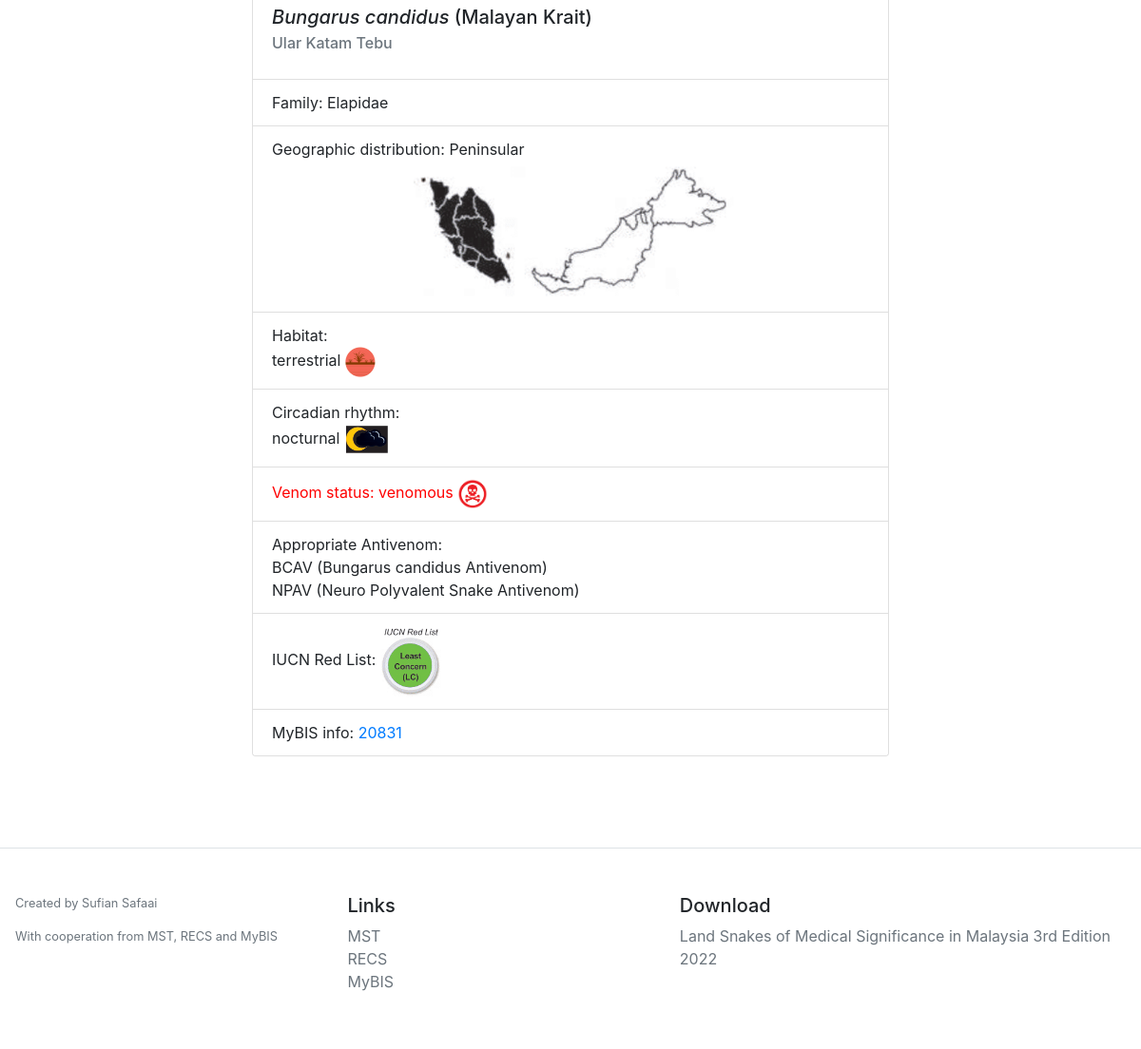
Before: /snake_info/1 (lower part) with the older database file.
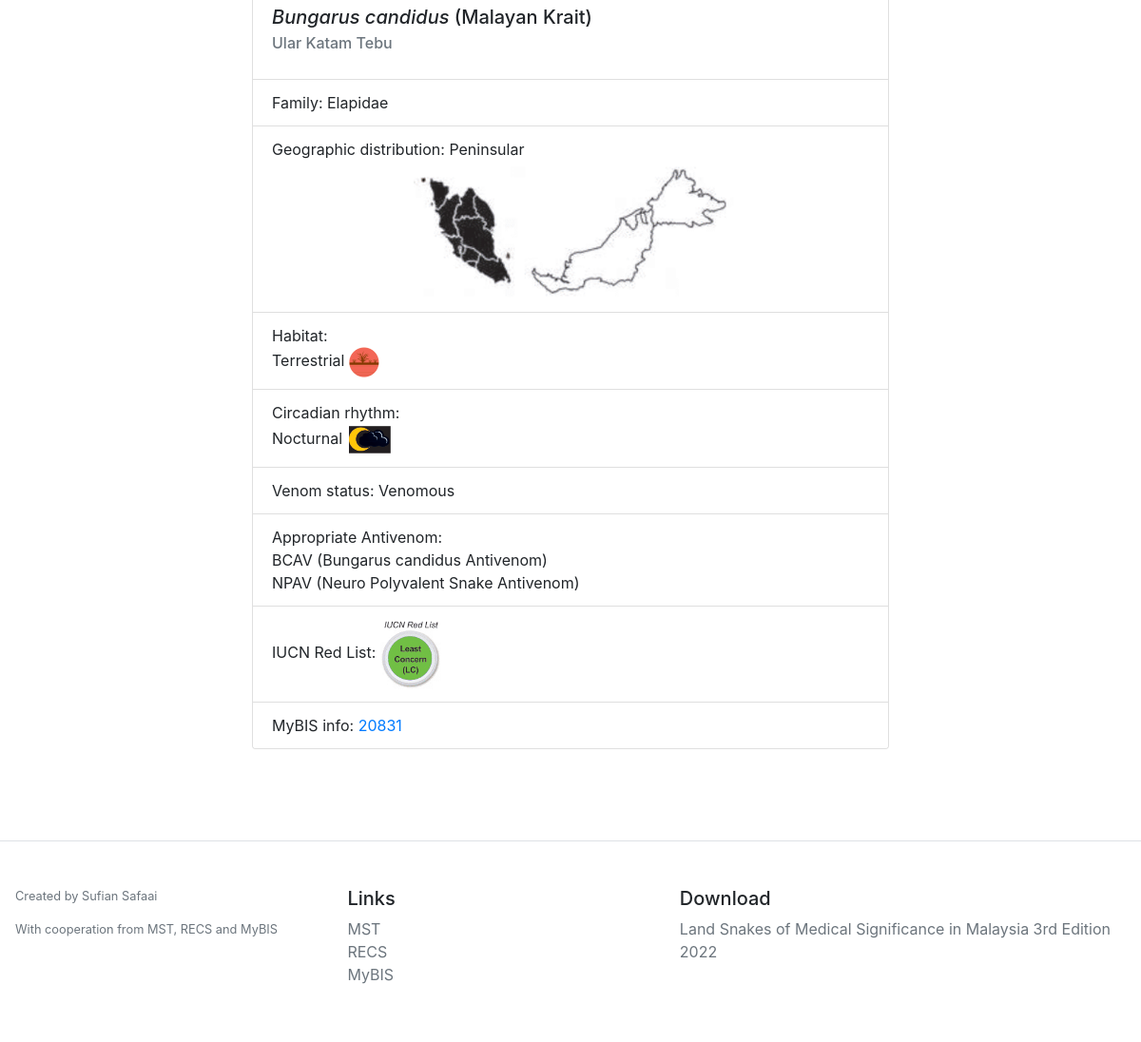
After: the same page with the newer database file.
### project/models.py (models this page shows)
class Snakes(db.Model):
    __tablename__ = 'snake'
    id = db.Column(db.Integer, primary_key=True)
    name_en = db.Column(db.String(50), nullable=True)
    name_bm = db.Column(db.String(50), nullable=True)
    name_scientific = db.Column(db.String(50), nullable=True)
    family = db.Column(db.String(50), nullable=True)
    snake_location = db.Column(db.String(50), nullable=True)
    habitat = db.Column(db.String(50), nullable=True)
    circadian = db.Column(db.String(50), nullable=True)
    venom_status = db.Column(db.String(50), nullable=True)
    antivenom = db.Column(db.String(50), nullable=True)
    iucn = db.Column(db.String(50), nullable=True)
    mybis = db.Column(db.String(50), nullable=True)
    locations = db.relationship('Snake_location', backref = 'location', lazy='dynamic')

### project/sdata/sdata.py (the view)
@sdata.route('/snake_info/<int:id>')
def snake_info(id):
    snake_intel = Snakes.query.get(id)
    mypath = 'project/static/snake_img/' + str(id)
    img_files = [f for f in listdir(mypath) if isfile(join(mypath, f))]
    def convert(string):
        li = list(string.split(","))
        return li
    return render_template('snake_info.html',
    snake_intel=snake_intel,
    img_files=img_files,
    convert=convert
    )

### project/sdata/templates/snake_info.html (shortened to what this page needs)
{% extends "base.html" %}
{% block head %}
{{super()}}
<head>
</head>
{% endblock %}
{% block content %}
<div class="container" style="padding-top: 10px;margin: auto;max-width: 700px;">
  <div class="card" style="width: 100%;">
    <div class="card-body">
      <h5 class="card-title"><i>{{snake_intel.name_scientific}}</i> ({{snake_intel.name_en}})</h5>
      <h6 class="card-subtitle mb-2 text-muted">{{ snake_intel.name_bm }}</h6>
    </div>
    <ul class="list-group list-group-flush">
      <li class="list-group-item">Family: {{snake_intel.family}}</li>
      <li class="list-group-item">Geographic distribution: {{snake_intel.snake_location}}<br>
        <img class="card-img-top mx-auto" src="{{url_for('sdata.geo', id=snake_intel.id )}}" alt="Card image cap" style="max-width: 355px;display: block;">
      </li>
      <li class="list-group-item">Habitat: <br>
      {% for h in convert(snake_intel.habitat) %}
        {{h}}
         <img class="img-fluid" src="{{url_for('sdata.static', filename='logo/')}}{{h +'.png'}}" alt="Card image cap" style="max-width: 32px;">
         <br>
       {% endfor %}
      </li>
      <li class="list-group-item">Circadian rhythm:<br>
      {% for c in convert(snake_intel.circadian) %}
      {% if c %}
       {{c}}
        <img class="img-fluid" src="{{url_for('sdata.static', filename='logo/')}}{{c +'.png'}}" alt="Card image cap" style="max-width: 48px;">
        <br>
      {% else %}
        None
      {% endif %}
      {% endfor %}
      </li>
      {% if snake_intel.venom_status=='venomous' %}
      <li class="list-group-item" style="color:red">Venom status: {{snake_intel.venom_status}}
        <img class="img-fluid" src="{{url_for('sdata.static', filename='logo/')}}{{snake_intel.venom_status+'.png'}}" alt="Card image cap" style="max-width: 32px;">
      </li>
      {% elif snake_intel.venom_status=='non-venomous' %}
      <li class="list-group-item" style="color:green">Venom status: {{snake_intel.venom_status}}
        <img class="img-fluid" src="{{url_for('sdata.static', filename='logo/')}}{{snake_intel.venom_status+'.png'}}" alt="Card image cap" style="max-width: 32px;">
      </li>
      {% elif snake_intel.venom_status=='undetermined' %}
      <li class="list-group-item">Venom status: {{snake_intel.venom_status}}
        <img class="img-fluid" src="{{url_for('sdata.static', filename='logo/')}}{{snake_intel.venom_status+'.png'}}" alt="Card image cap" style="max-width: 32px;">
      </li>
      {% else %}
      <li class="list-group-item">Venom status: {{snake_intel.venom_status}}</li>
      {% endif %}
      <li class="list-group-item">Appropriate Antivenom: <br>
        {% for a in convert(snake_intel.antivenom) %}
        {{ a }}<br>
        {% endfor %}
      </li>
      {% if snake_intel.iucn=='least' %}
      <li class="list-group-item">IUCN Red List:
        <img class="img-fluid" src="{{url_for('sdata.static', filename='logo/')}}{{snake_intel.iucn+'.png'}}" alt="Card image cap" style="max-width: 64px;">
      </li>
      {% elif snake_intel.iucn=='vulnerable' %}
      <li class="list-group-item">IUCN Red List:
        <img class="img-fluid" src="{{url_for('sdata.static', filename='logo/')}}{{snake_intel.iucn+'.png'}}" alt="Card image cap" style="max-width: 64px;">
      </li>
      {% elif snake_intel.iucn=='not_evaluated' %}
      <li class="list-group-item">IUCN Red List:
        <img class="img-fluid" src="{{url_for('sdata.static', filename='logo/')}}{{snake_intel.iucn+'.png'}}" alt="Card image cap" style="max-width: 64px;">
      </li>
      {% else %}
      <li class="list-group-item">IUCN Red List: None</li>
      {% endif %}
      <li class="list-group-item">MyBIS info: <a href="https://www.mybis.gov.my/sp/{{snake_intel.mybis}}"
          target="blank">{{snake_intel.mybis}}</a></li>
    </ul>
  </div>
  <br>
  <br>
</div>
{% endblock %}

### project/sdata/templates/base.html (shortened to what this page needs)
<!DOCTYPE html>
<html>
{% block head %}
<head>
  <link href="../static/css/bootstrap.min.css" rel="stylesheet">
</head>
{% endblock %}
<body>
  {% block content %}
  {% endblock %}
  <footer class="pt-4 my-md-5 pt-md-5 border-top" style="padding: 1rem;">
    <div class="row">
      <div class="col">
        <small class="d-block mb-3 text-muted">Created by Sufian Safaai</small>
        <small class="d-block mb-3 text-muted">With cooperation from MST, RECS and MyBIS</small>
      </div>
      <div class="col">
        <h5>Links</h5>
        <ul class="list-unstyled text-small">
          <li><a class="text-muted" href="http://mstoxinology.blogspot.com/">MST</a></li>
          <li><a class="text-muted" href="https://recs.org.my/">RECS</a></li>
          <li><a class="text-muted" href="https://www.mybis.gov.my/one/">MyBIS</a></li>
        </ul>
      </div>
      <div class="col-5">
        <h5>Download</h5>
        <ul class="list-unstyled text-small">
          <li><a class="text-muted" href="#">Land Snakes of Medical Significance in Malaysia 3rd Edition 2022</a></li>
        </ul>
      </div>
    </div>
  </footer>
</body>
</html>

Changed rows visible on the page:
changed Snakes "Bungarus candidus": habitat "terrestrial" → "Terrestrial"; circadian "nocturnal" → "Nocturnal"; venom_status "venomous" → "Venomous"; venom_status: picture removed
